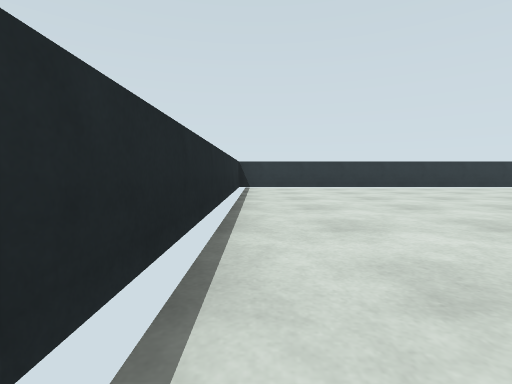
view 1 (above)

24 first-person views from a walk through a robot-simulator world made for Gazebo. The camera is 0.72 m above the floor, tilts 4° down and sees 85° across. The floor is counted in squares, 2 m on a side. Each view is taken from the middle of a square. On the plan, view 1 faces up. The plan holds only what a view shows up to about 9 squares ahead; the rest is blank. The place goes on beyond the plan.

view 2
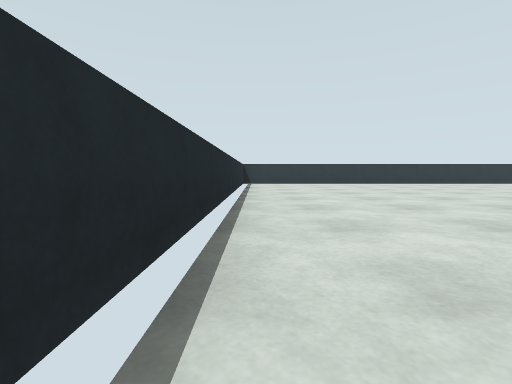

view 3
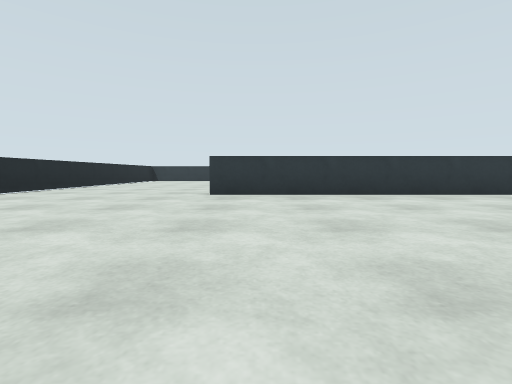

view 4
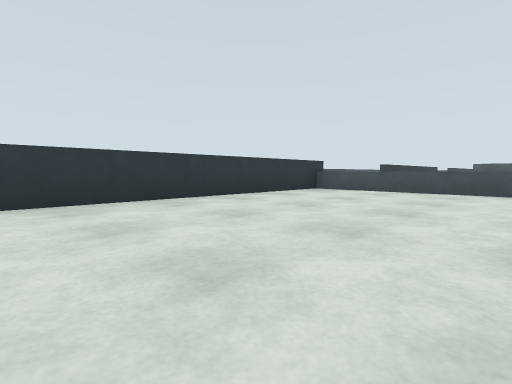

view 5
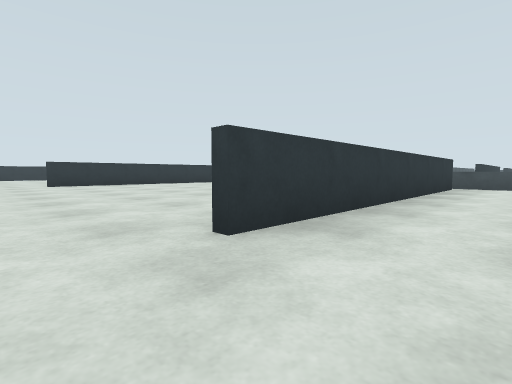

view 6
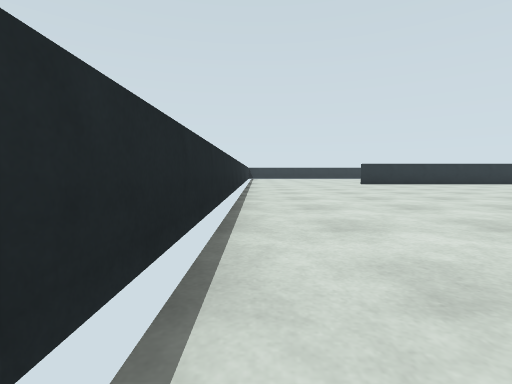

view 7
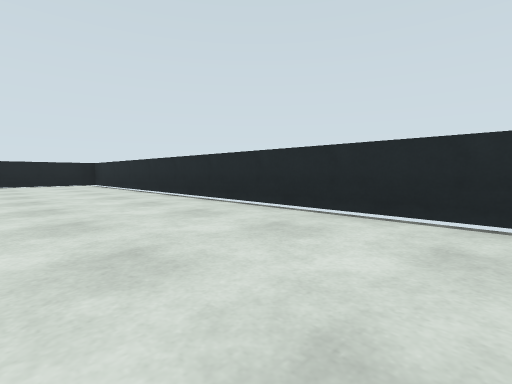

view 8
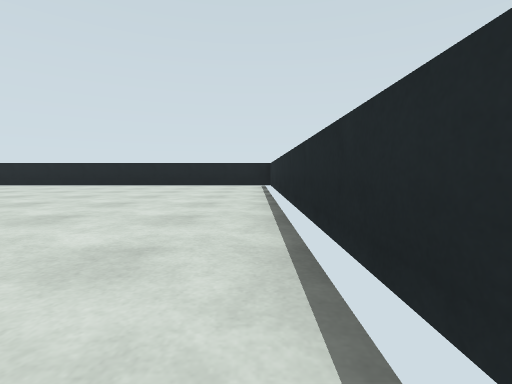

view 9
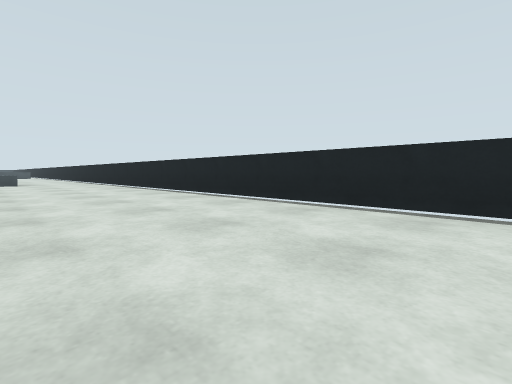

view 10
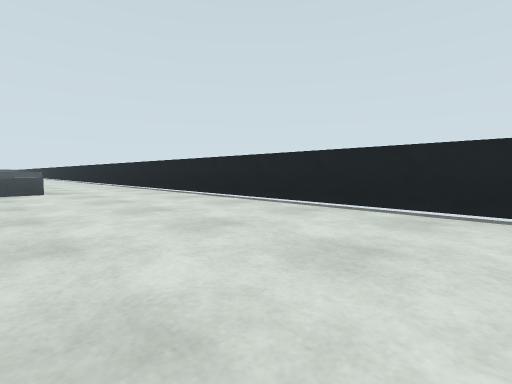

view 11
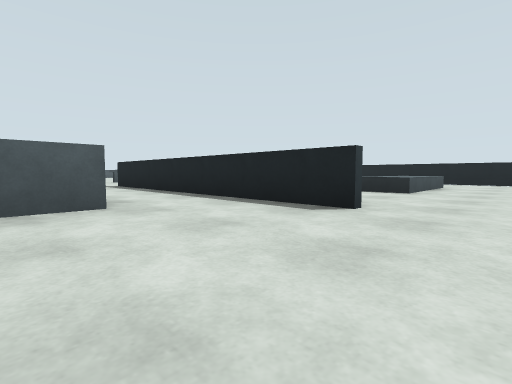

view 12
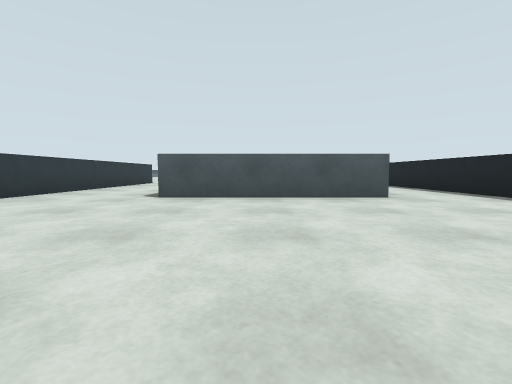

view 13
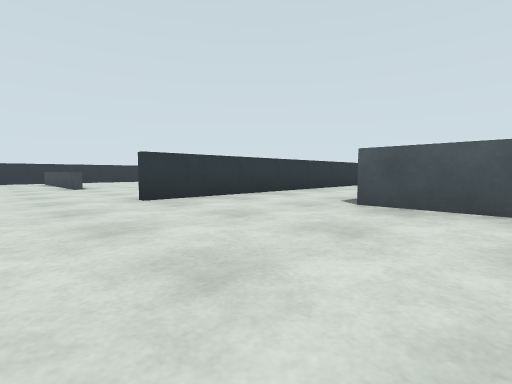

view 14
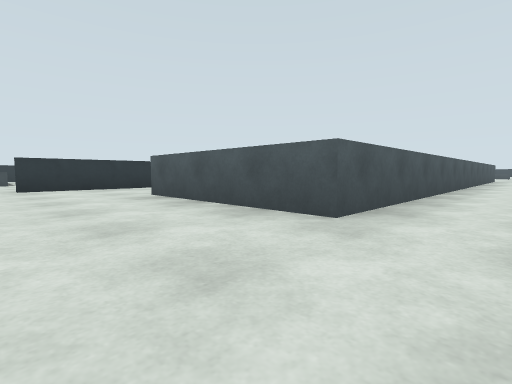

view 15
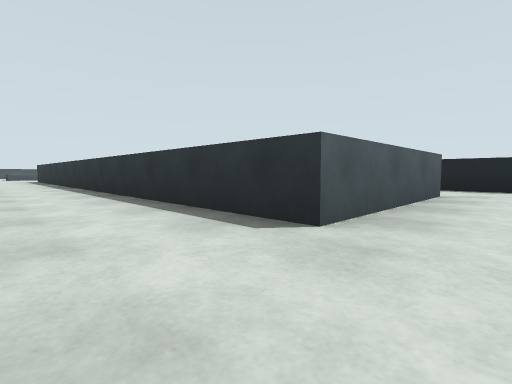

view 16
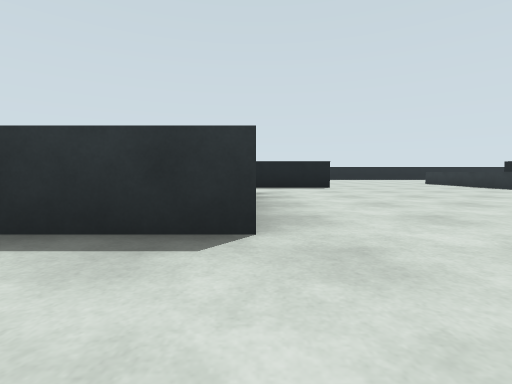

view 17
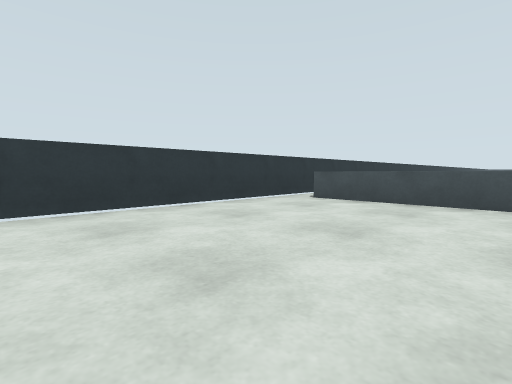

view 18
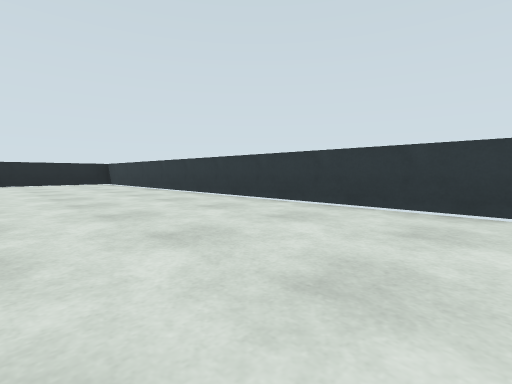

view 19
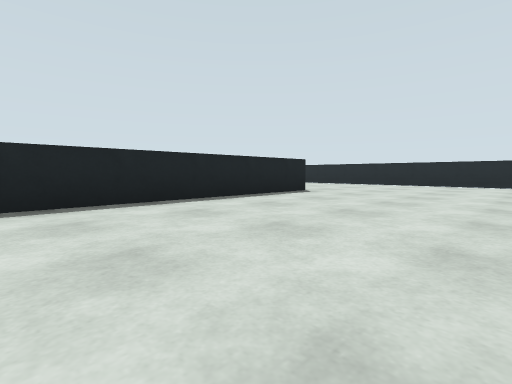

view 20
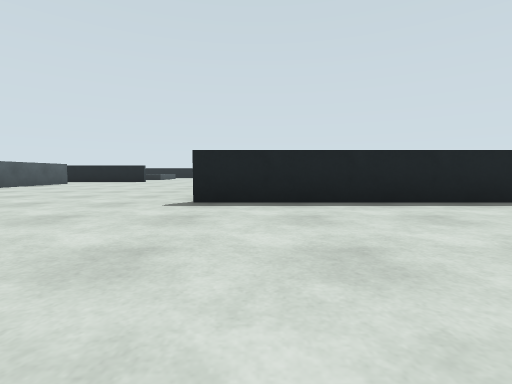

view 21
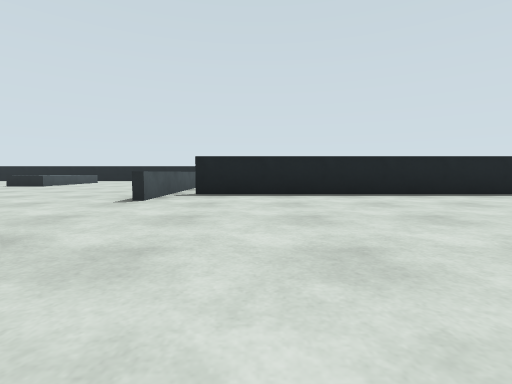

view 22
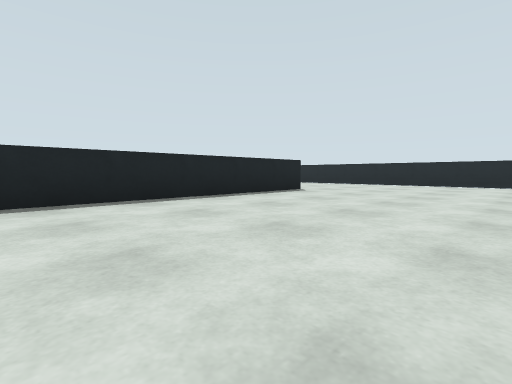

view 23
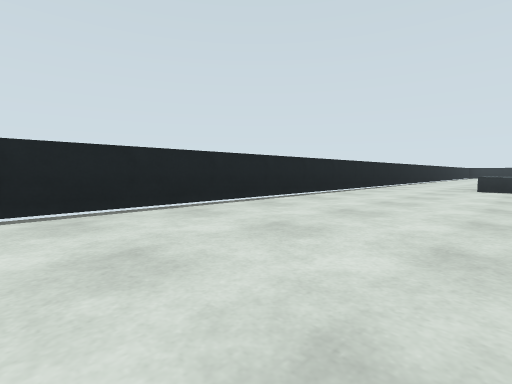

view 24
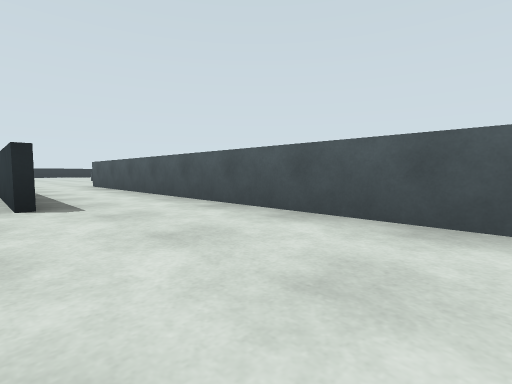

### Floor plan
Points are (right, up) in squares from view 1. A wall is a line through its corners. A room is listed if a view was taken in it or the views show most of it. See-through windows are left out.
Room 1 (views 1, 2, 3, 4, 5, 6, 7, 8, 9, 10, 11, 12, 13, 14, 15, 16, 17, 18, 19, 20, 21, 22, 23, 24)
walls: (13.1, -7.6) (19.8, -7.6); (9.9, -0.5) (3.2, -0.5); (20.1, -0.5) (13.5, -0.5); (9, -7.8) (3, -7.8); (19.8, -7.8) (17.6, -7.8); (3.1, -0.3) (9.8, -0.3); (19.9, 6.9) (-0.4, 6.9) (-0.4, -1.8); (3, -7.6) (9, -7.6); (-0.4, -4.1) (-0.4, -14.9) (21, -14.9)
low walls: (9.4, -3.9) (9.4, -0.5); (13.4, 2.8) (13.4, 6.2); (9.6, -6.9) (9.6, -10); (9.4, -9.6) (9.4, -6.5)
ways out: gap at (14, 6)
objects: bench (14, -12) to (14, -11); grey box (15, -6) to (25, -3)

Positions as (right, up) in squares from view 1, and headings:
1: (0, 0), facing up
2: (0, -2), facing up
3: (4, -5), facing up
4: (4, -4), facing up-right
5: (2, -9), facing up-right
6: (0, -9), facing up
7: (2, -6), facing down-left
8: (0, -7), facing down
9: (4, -12), facing down-right
10: (8, -12), facing down-right
11: (12, -5), facing down-right
12: (11, -4), facing right
13: (12, -4), facing up-right
14: (13, -7), facing up-right
15: (14, -1), facing down-right
16: (15, -1), facing down
17: (10, 4), facing up-right
18: (9, 4), facing up-left
19: (8, 3), facing down-left
20: (9, 3), facing down
21: (8, -3), facing down
22: (8, -4), facing down-left
23: (21, -12), facing down-left
24: (23, -8), facing up-left
